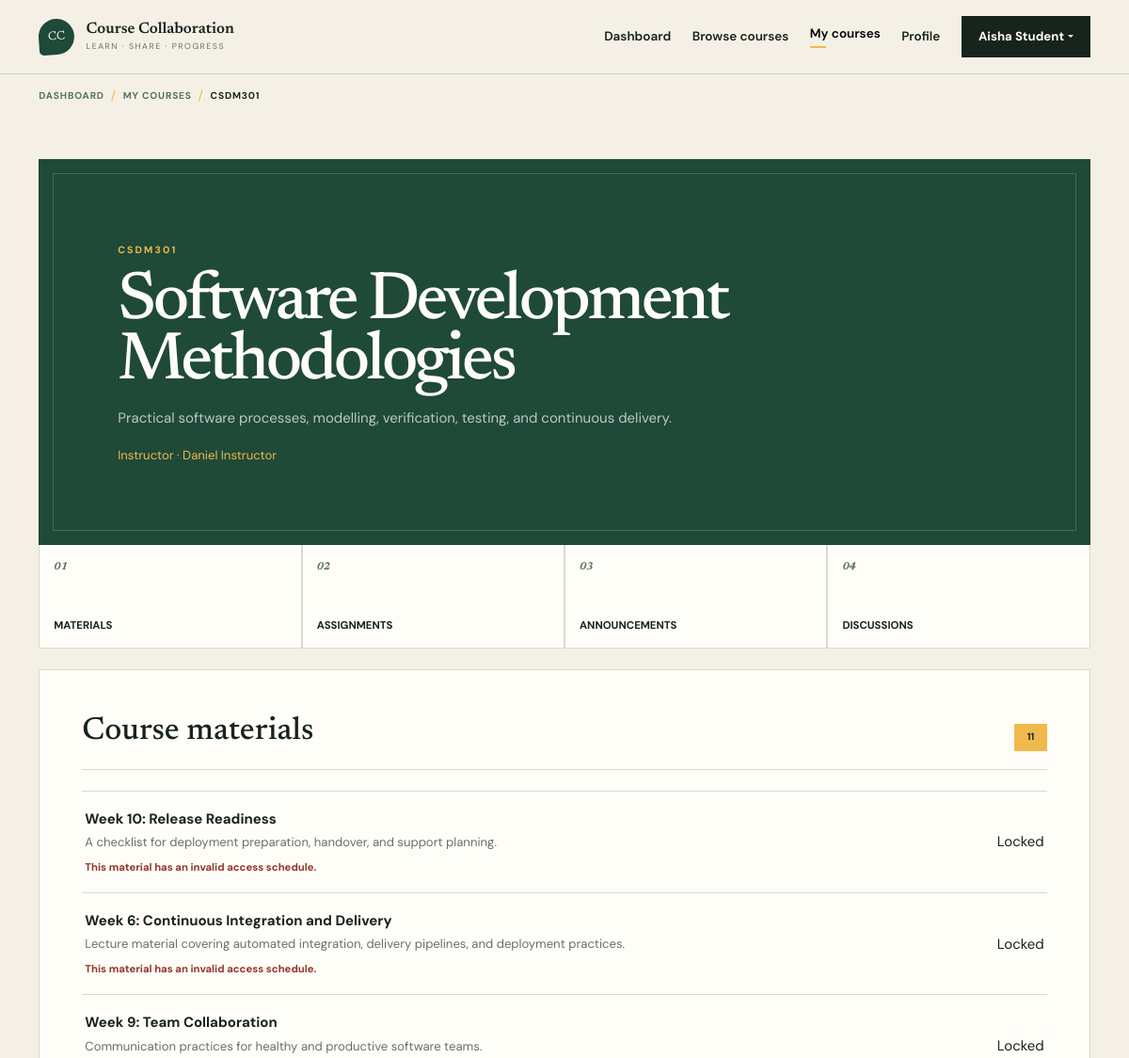
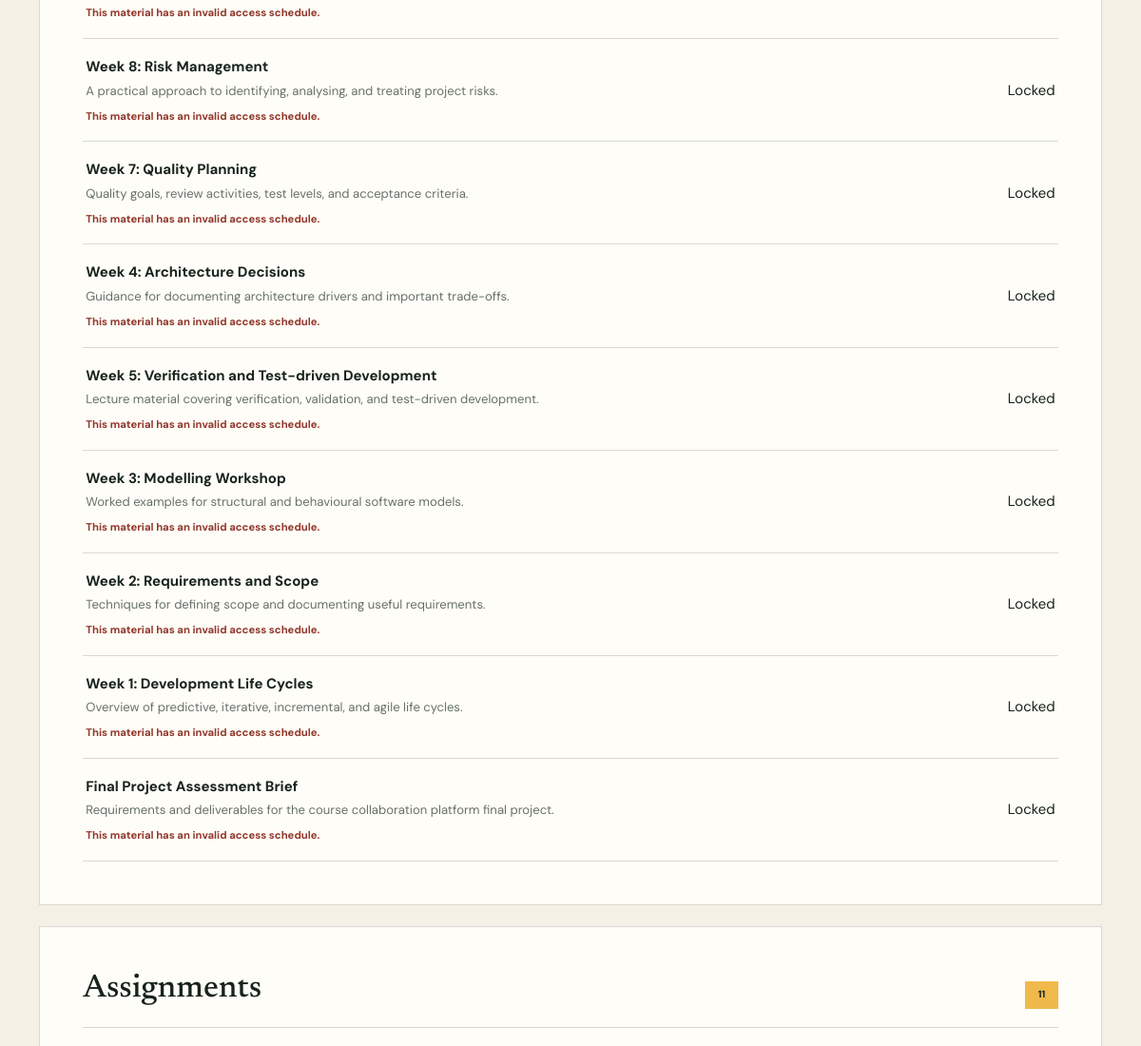
Page /student/course.php?id=1 (signed in, upper part) on the earlier database version (2 pictures, top to bottom).
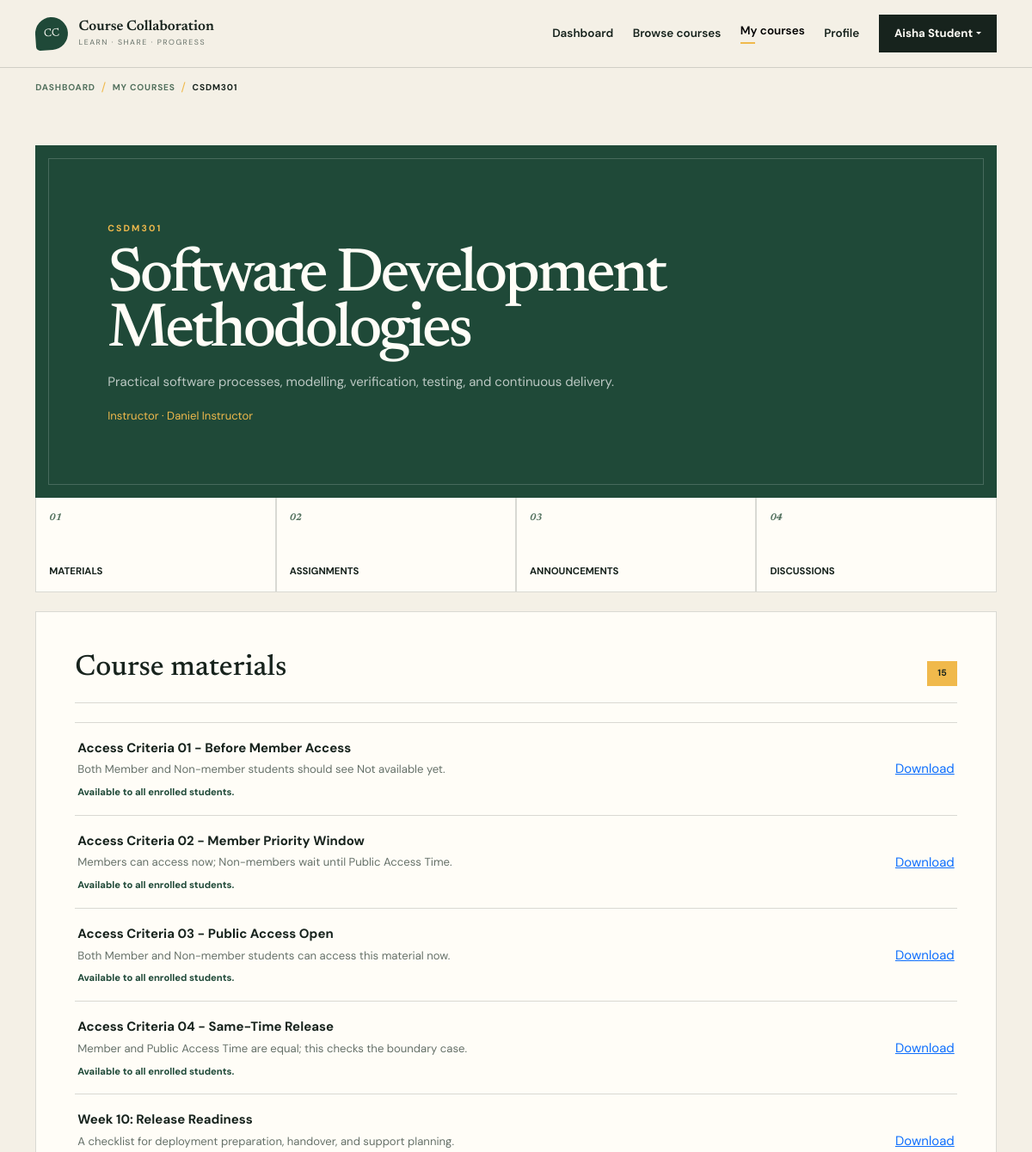
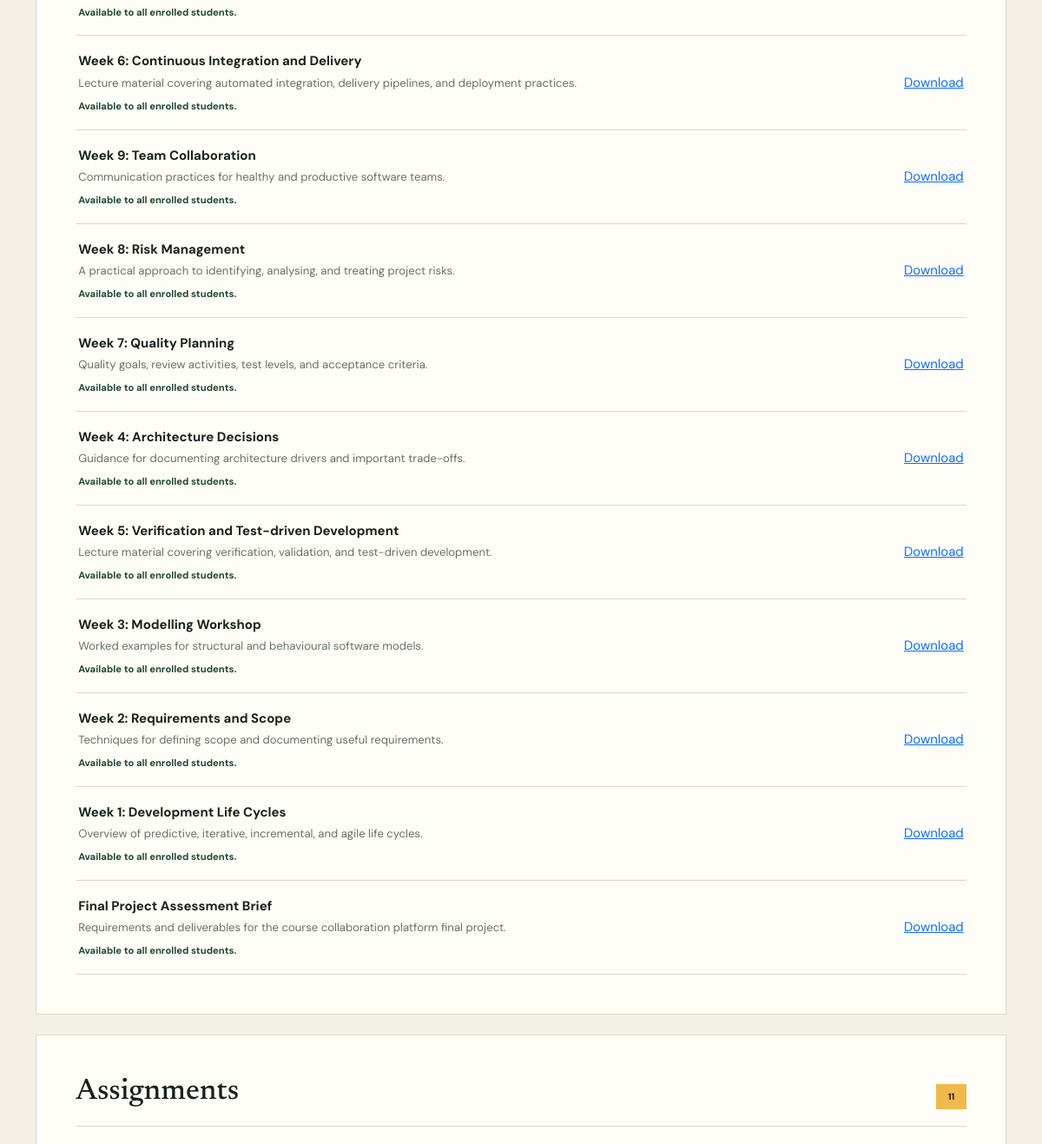
Same page on the later database version (2 pictures, top to bottom).
### tables this page shows
CREATE TABLE course_materials (
    id BIGINT UNSIGNED AUTO_INCREMENT PRIMARY KEY,
    course_id BIGINT UNSIGNED NOT NULL,
    uploaded_by BIGINT UNSIGNED NOT NULL,
    title VARCHAR(180) NOT NULL,
    description TEXT NULL,
    stored_filename VARCHAR(255) NOT NULL,
    original_filename VARCHAR(255) NOT NULL,
    mime_type VARCHAR(120) NOT NULL,
    file_size BIGINT UNSIGNED NOT NULL,
    uploaded_at TIMESTAMP NOT NULL DEFAULT CURRENT_TIMESTAMP,
    member_access_at DATETIME NOT NULL,
    public_access_at DATETIME NOT NULL,
    KEY idx_materials_course (course_id),
    KEY idx_materials_uploader (uploaded_by),
    CONSTRAINT chk_material_access_order CHECK (public_access_at >= member_access_at),
    CONSTRAINT fk_materials_course
        FOREIGN KEY (course_id) REFERENCES courses(id)
        ON UPDATE CASCADE ON DELETE CASCADE,
    CONSTRAINT fk_materials_uploader
        FOREIGN KEY (uploaded_by) REFERENCES users(id)
        ON UPDATE CASCADE ON DELETE RESTRICT
);

CREATE TABLE memberships (
    id BIGINT UNSIGNED AUTO_INCREMENT PRIMARY KEY,
    user_id BIGINT UNSIGNED NOT NULL,
    membership_status ENUM('Member', 'Non-member') NOT NULL DEFAULT 'Non-member',
    created_at TIMESTAMP NOT NULL DEFAULT CURRENT_TIMESTAMP,
    updated_at TIMESTAMP NOT NULL DEFAULT CURRENT_TIMESTAMP ON UPDATE CURRENT_TIMESTAMP,
    UNIQUE KEY uq_memberships_user (user_id),
    CONSTRAINT fk_memberships_user
        FOREIGN KEY (user_id) REFERENCES users(id)
        ON UPDATE CASCADE ON DELETE CASCADE
);

### config/app.php (called while the page is built, shortened)
<?php
function url(string $path = ''): string
{
    return BASE_URL . ($path !== '' ? '/' . ltrim($path, '/') : '');
}
function e(?string $value): string
{
    return htmlspecialchars($value ?? '', ENT_QUOTES | ENT_SUBSTITUTE, 'UTF-8');
}

### config/database.php (called while the page is built, shortened)
<?php
function database(): PDO
{
    static $connection = null;
    if ($connection instanceof PDO) {
        return $connection;
    }
    $host = getenv('DB_HOST') ?: '127.0.0.1';
    $port = getenv('DB_PORT') ?: '3306';
    $name = getenv('DB_NAME') ?: 'course_collaboration';
    $username = getenv('DB_USER') ?: 'root';
    $password = getenv('DB_PASS') ?: '';
    $dsn = "mysql:host={$host};port={$port};dbname={$name};charset=utf8mb4";
    try {
        $connection = new PDO($dsn, $username, $password, [
            PDO::ATTR_ERRMODE => PDO::ERRMODE_EXCEPTION,
            PDO::ATTR_DEFAULT_FETCH_MODE => PDO::FETCH_ASSOC,
            PDO::ATTR_EMULATE_PREPARES => false,
        ]);
    } catch (PDOException $exception) {
        error_log('Database connection failed: ' . $exception->getMessage());
        throw new RuntimeException('Unable to connect to the database. Check the application configuration.');
    }
    return $connection;
}

### includes/auth.php (called while the page is built, shortened)
<?php
require_once __DIR__ . '/../config/app.php';
require_once __DIR__ . '/../config/database.php';
function current_user(): ?array
{
    return isset($_SESSION['user']) && is_array($_SESSION['user']) ? $_SESSION['user'] : null;
}
function require_login(): array
{
    $user = current_user();
    return $user;
}
function require_role(string $role): array
{
    $user = require_login();
    return $user;
}
function positive_id(mixed $value): ?int
{
    $validated = filter_var($value, FILTER_VALIDATE_INT, ['options' => ['min_range' => 1]]);
    return $validated === false ? null : (int) $validated;
}
function clean_text(mixed $value): string
{
    return trim(is_string($value) ? $value : '');
}
function dashboard_path(array $user): string
{
    return ($user['role'] ?? '') === 'instructor' ? 'instructor/dashboard.php' : 'student/dashboard.php';
}
function membership_status(int $studentId): string
{
    $statement = database()->prepare(
        'SELECT membership_status FROM memberships WHERE user_id = :student_id LIMIT 1'
    );
    $statement->execute(['student_id' => $studentId]);
    $status = $statement->fetchColumn();
    return $status === 'Member' ? 'Member' : 'Non-member';
}

### includes/material_access.php (called while the page is built, shortened)
<?php
require_once __DIR__ . '/auth.php';
function material_datetime_from_database(?string $value): ?DateTimeImmutable
{
    $raw = clean_text($value);
    if ($raw === '') {
        return null;
    }
    $date = DateTimeImmutable::createFromFormat('!Y-m-d H:i:s', $raw);
    $errors = DateTimeImmutable::getLastErrors();
    return $date;
}
function material_access_state(
    array $material,
    array $user,
    ?string $knownMembershipStatus = null,
    ?bool $knownEnrollment = null
): array {
    $denied = static function (string $status, string $message, string $denialMessage = ''): array {
        return [
            'allowed' => false,
            'status' => $status,
            'message' => $message,
            'denial_message' => $denialMessage !== '' ? $denialMessage : $message,
        ];
    };
    $role = (string) ($user['role'] ?? '');
    $userId = (int) ($user['id'] ?? 0);
    $courseId = (int) ($material['course_id'] ?? 0);
    $isEnrolled = $knownEnrollment ?? material_student_is_enrolled($courseId, $userId);
    $membershipStatus = $knownMembershipStatus ?? membership_status($userId);
    $memberAccessAt = material_datetime_from_database((string) ($material['member_access_at'] ?? ''));
    $publicAccessAt = material_datetime_from_database((string) ($material['public_access_at'] ?? ''));
    if ($memberAccessAt === null || $publicAccessAt === null || $publicAccessAt < $memberAccessAt) {
        return $denied('denied', 'This material has an invalid access schedule.');
    }
    $now = new DateTimeImmutable('now');
    return [
        'allowed' => true,
        'status' => 'public',
        'message' => 'Available to all enrolled students.',
        'denial_message' => '',
    ];
}

### student/course.php (the view, shortened to what the changed rows need)
<?php
require_once __DIR__ . '/../includes/auth.php';
require_once __DIR__ . '/../includes/material_access.php';
$user = require_role('student');
$courseId = positive_id($_GET['id'] ?? null) ?? not_found('Invalid course ID.');
$courseStatement = database()->prepare(
    'SELECT c.*, u.full_name AS instructor_name
     FROM courses c
     JOIN users u ON u.id = c.instructor_id
     WHERE c.id = :course_id AND c.is_published = 1
     LIMIT 1'
);
$courseStatement->execute(['course_id' => $courseId]);
$course = $courseStatement->fetch() ?: not_found('Course not found.');
$enrolmentStatement = database()->prepare(
    'SELECT id, status, enrolled_at
     FROM enrolments
     WHERE course_id = :course_id AND student_id = :student_id
     LIMIT 1'
);
$enrolmentStatement->execute([
    'course_id' => $courseId,
    'student_id' => $user['id'],
]);
$enrolment = $enrolmentStatement->fetch();
$isEnrolled = $enrolment && $enrolment['status'] === 'active';
$materials = [];
$assignments = [];
if ($isEnrolled) {
    $membershipStatus = membership_status((int) $user['id']);
    $materialStatement = database()->prepare(
        'SELECT m.*, c.instructor_id
         FROM course_materials m
         JOIN courses c ON c.id = m.course_id
         WHERE m.course_id = :course_id
         ORDER BY m.uploaded_at DESC'
    );
    $materialStatement->execute(['course_id' => $courseId]);
    $materials = $materialStatement->fetchAll();
    $assignmentStatement = database()->prepare(
        'SELECT a.*,
            (
                SELECT COUNT(*)
                FROM submissions sub
                WHERE sub.assignment_id = a.id AND sub.student_id = :student_id
            ) AS attempt_count
         FROM assignments a
         WHERE a.course_id = :course_id
         ORDER BY a.deadline'
    );
    $assignmentStatement->execute([
        'student_id' => $user['id'],
        'course_id' => $courseId,
    ]);
    $assignments = $assignmentStatement->fetchAll();
}
$pageTitle = $course['course_code'];
$activePage = $isEnrolled ? 'my-courses' : 'browse-courses';
require __DIR__ . '/../includes/header.php';
?>
<section class="app-shell">
    <div class="container">
        <div class="course-hero">
            <h1><?= e($course['title']) ?></h1>
        </div>
        <?php if ($isEnrolled): ?>
            <div class="action-grid student-actions">
                <a href="#materials"><span>01</span> Materials</a>
                <a href="#assignments"><span>02</span> Assignments</a>
                <a href="#announcements"><span>03</span> Announcements</a>
                <a href="<?= e(url('discussions.php?course_id=' . $courseId)) ?>">
                    <span>04</span> Discussions
                </a>
            </div>
            <div class="content-panel mt-4" id="materials">
                <div class="panel-heading">
                    <h2>Course materials</h2>
                    <span class="count-pill"><?= count($materials) ?></span>
                </div>
                <?php if ($materials === []): ?>
                    <p class="text-muted">No materials uploaded yet.</p>
                <?php else: ?>
                    <div class="resource-list">
                        <?php foreach ($materials as $material): ?>
                            <?php $materialAccess = material_access_state($material, $user, $membershipStatus, true); ?>
                            <div class="material-row">
                                <div>
                                    <strong><?= e($material['title']) ?></strong>
                                    <small>
                                        <?= e($material['description'] ?: $material['original_filename']) ?>
                                    </small>
                                    <span class="material-access-status <?= $materialAccess['allowed'] ? '' : 'is-locked' ?>">
                                        <?= e($materialAccess['message']) ?>
                                    </span>
                                </div>
                                <?php if ($materialAccess['allowed']): ?>
                                    <a href="<?= e(url('download.php?type=material&id=' . $material['id'])) ?>">Download</a>
                                <?php else: ?>
                                    <span class="material-actions is-locked" aria-disabled="true">Locked</span>
                                <?php endif; ?>
                            </div>
                        <?php endforeach; ?>
                    </div>
                <?php endif; ?>
            </div>
            <div class="content-panel mt-4" id="assignments">
                <div class="panel-heading">
                    <h2>Assignments</h2>
                    <span class="count-pill"><?= count($assignments) ?></span>
                </div>
            </div>
        <?php endif; ?>
    </div>
</section>
<?php require __DIR__ . '/../includes/footer.php'; ?>

### includes/header.php (shortened to what the changed rows need)
<?php
require_once __DIR__ . '/auth.php';
$pageTitle = $pageTitle ?? 'Learn together';
$activePage = $activePage ?? 'home';
$authenticatedUser = current_user();
$breadcrumbSections = [
    'browse-courses' => ['label' => 'Browse courses', 'url' => url('student/courses.php')],
    'my-courses' => ['label' => 'My courses', 'url' => url('student/enrolled.php')],
    'instructor-courses' => ['label' => 'My courses', 'url' => url('instructor/courses.php')],
];
$breadcrumbs = [];
if ($activePage !== 'home') {
    $isDashboard = in_array($activePage, ['student-dashboard', 'instructor-dashboard'], true);
    if ($authenticatedUser !== null) {
        $breadcrumbs[] = [
            'label' => 'Dashboard',
            'url' => $isDashboard ? null : url(dashboard_path($authenticatedUser)),
        ];
    } else {
        $breadcrumbs[] = ['label' => 'Home', 'url' => url()];
    }
    if (!$isDashboard) {
        $section = $breadcrumbSections[$activePage] ?? null;
        if ($section !== null && $section['label'] !== $pageTitle) {
            $breadcrumbs[] = $section;
        }
        $breadcrumbs[] = ['label' => $pageTitle, 'url' => null];
    }
}
?>
<!doctype html>
<html lang="en">
<head>
    <link href="https://cdn.jsdelivr.net/npm/bootstrap@5.3.3/dist/css/bootstrap.min.css" rel="stylesheet">
    <link rel="stylesheet" href="<?= e(url('assets/css/style.css')) ?>">
</head>
<body>
<?php if ($breadcrumbs !== []): ?>
    <nav class="breadcrumb-bar" aria-label="Breadcrumb">
        <div class="container">
            <ol class="app-breadcrumb">
                <?php foreach ($breadcrumbs as $breadcrumb): ?>
                    <li>
                        <?php if ($breadcrumb['url'] !== null): ?>
                            <a href="<?= e($breadcrumb['url']) ?>"><?= e($breadcrumb['label']) ?></a>
                        <?php else: ?>
                            <span aria-current="page"><?= e($breadcrumb['label']) ?></span>
                        <?php endif; ?>
                    </li>
                <?php endforeach; ?>
            </ol>
        </div>
    </nav>
<?php endif; ?>
<main id="main-content">

Differences in the rows shown:
added course_materials: title "Access Criteria 01 - Before Member Access", description "Both Member and Non-member students should see Not available yet.", $materialAccess['message'] "Available to all enrolled students."
computed for memberships: membership_status "This material has an invalid access schedule." → "Available to all enrolled students."
added course_materials: title "Access Criteria 02 - Member Priority Window", description "Members can access now; Non-members wait until Public Access Time.", $materialAccess['message'] "Available to all enrolled students."
added course_materials: title "Access Criteria 03 - Public Access Open", description "Both Member and Non-member students can access this material now.", $materialAccess['message'] "Available to all enrolled students."
added course_materials: title "Access Criteria 04 - Same-Time Release", description "Member and Public Access Time are equal; this checks the boundary case.", $materialAccess['message'] "Available to all enrolled students."
changed course_materials "Week 10: Release Readiness": text "Locked" → "Download"
changed course_materials "Week 6: Continuous Integration and Delivery": text "Locked" → "Download"
changed course_materials "Week 9: Team Collaboration": text "Locked" → "Download"
changed course_materials "Week 8: Risk Management": text "Locked" → "Download"
changed course_materials "Week 7: Quality Planning": text "Locked" → "Download"
changed course_materials "Week 4: Architecture Decisions": text "Locked" → "Download"
changed course_materials "Week 5: Verification and Test-driven Development": text "Locked" → "Download"
changed course_materials "Week 3: Modelling Workshop": text "Locked" → "Download"
changed course_materials "Week 2: Requirements and Scope": text "Locked" → "Download"
changed course_materials "Week 1: Development Life Cycles": text "Locked" → "Download"
changed course_materials "Final Project Assessment Brief": text "Locked" → "Download"
Other differences:
count($materials): "11" → "15"
